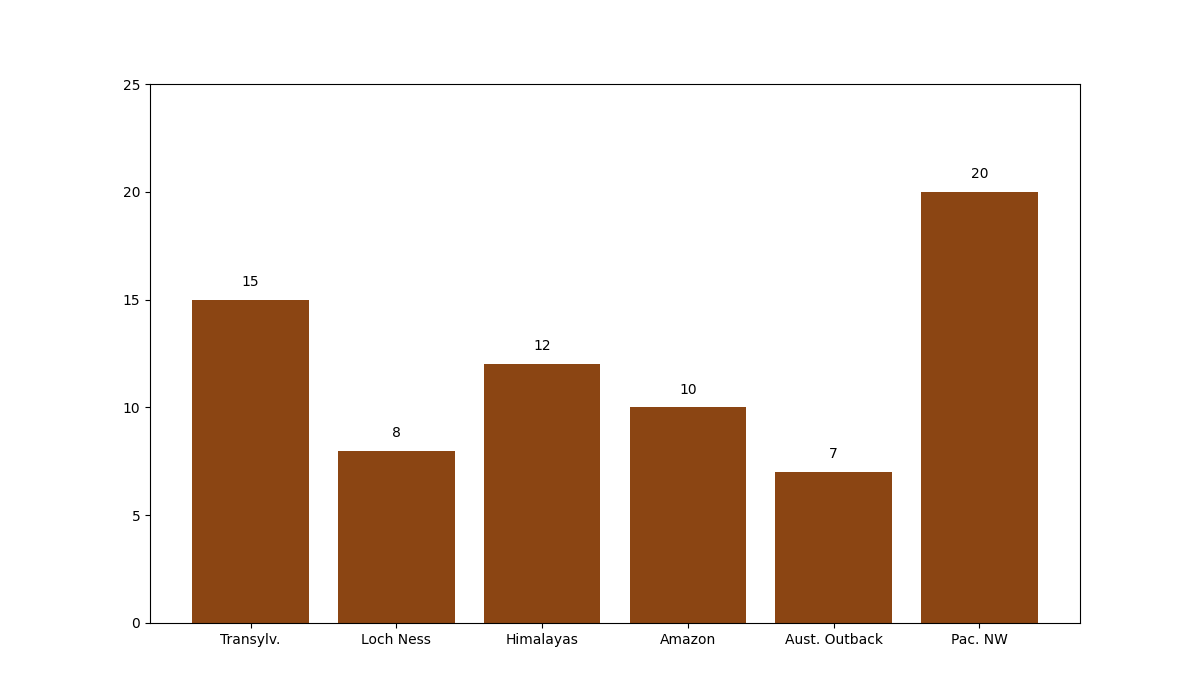

Reproduce this figure in Python.
import matplotlib.pyplot as plt
import numpy as np

regions = ["Transylv.", "Loch Ness", "Himalayas", "Amazon", 
           "Aust. Outback", "Pac. NW"]

cryptid_counts = [15, 8, 12, 10, 7, 20]

uniform_color = '#8B4513'

fig, ax = plt.subplots(figsize=(12, 7))
bars = ax.bar(regions, cryptid_counts, color=uniform_color)

for bar in bars:
    height = bar.get_height()
    ax.text(bar.get_x() + bar.get_width() / 2, height + 0.5,
            f'{int(height)}', ha='center', va='bottom', fontsize=10, color='black')

ax.set_ylim(0, max(cryptid_counts) + 5)

plt.show()
